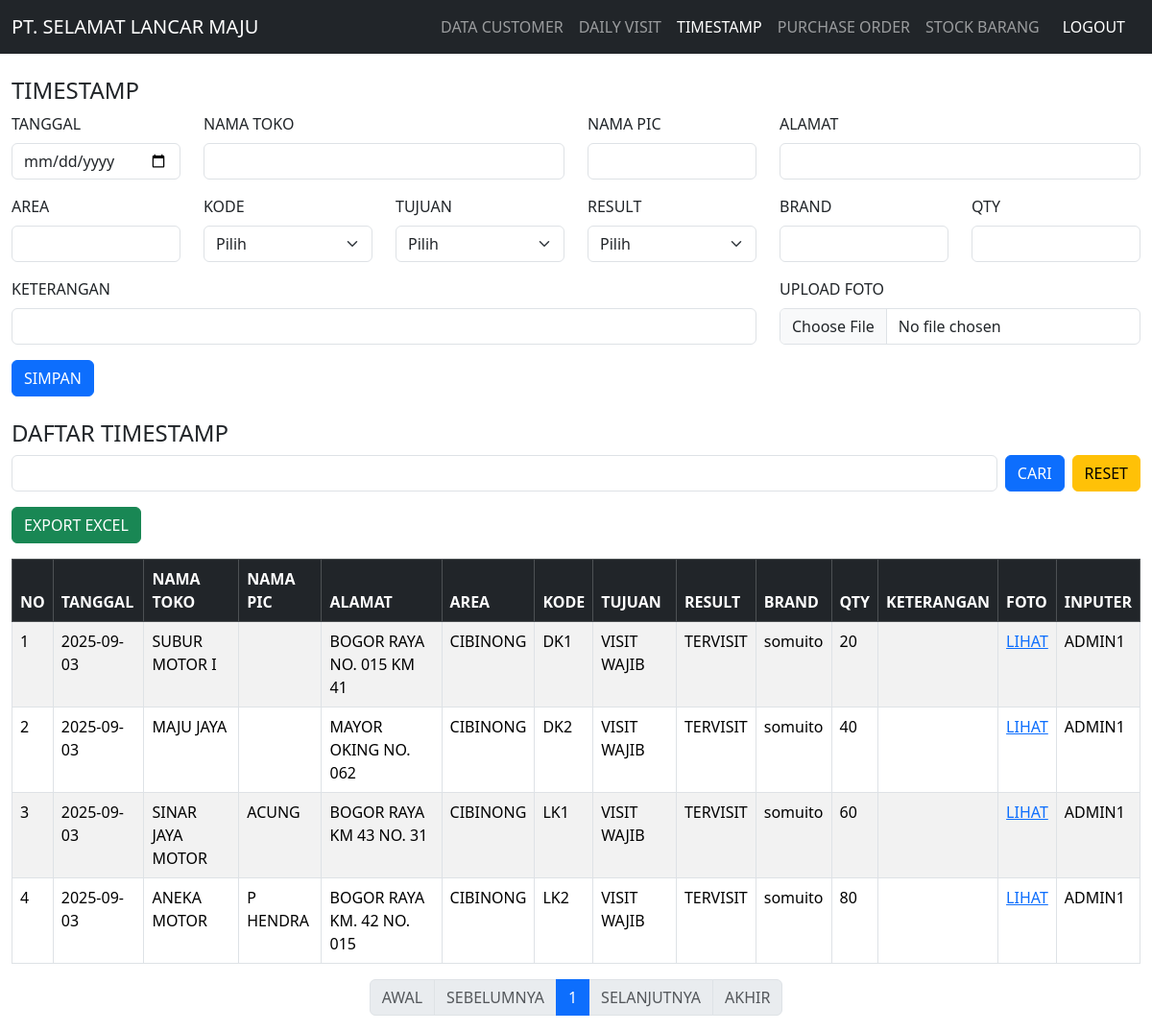
The page /timestamp.php (signed in) on the database its author committed.
### tables this page shows
CREATE TABLE `timestamp` (
  `id` int(11) NOT NULL,
  `tanggal` date NOT NULL,
  `nama_toko` varchar(255) NOT NULL,
  `nama_pic` varchar(255) NOT NULL,
  `alamat` varchar(255) NOT NULL,
  `area` varchar(100) NOT NULL,
  `kode` enum('DK1','DK2','LK1','LK2') NOT NULL,
  `tujuan` enum('VISIT WAJIB','REVISIT','RESCHEDULE','NOV','TAGIHAN','NOO') NOT NULL,
  `result` enum('TERVISIT','TIDAK TERVISIT') NOT NULL,
  `brand` varchar(255) DEFAULT NULL,
  `qty` int(11) DEFAULT NULL,
  `keterangan` text DEFAULT NULL,
  `foto` varchar(255) DEFAULT NULL,
  `inputer` varchar(100) NOT NULL,
  `created_at` timestamp NOT NULL DEFAULT current_timestamp()
);

### timestamp.php (the view, shortened to what this page needs)
<?php
include 'config.php';
$limit = 10;
$page  = isset($_GET['page']) ? (int)$_GET['page'] : 1;
$offset = ($page - 1) * $limit;
$search = isset($_GET['search']) ? $conn->real_escape_string($_GET['search']) : '';
$where  = $search ? "WHERE tanggal LIKE '%$search%' OR nama_toko LIKE '%$search%' OR nama_pic LIKE '%$search%' OR alamat LIKE '%$search%' OR area LIKE '%$search%' OR kode LIKE '%$search%' OR tujuan LIKE '%$search%' OR result LIKE '%$search%' OR brand LIKE '%$search%' OR inputer LIKE '%$search%'" : '';
$sql = "SELECT * FROM timestamp $where ORDER BY tanggal DESC LIMIT $limit OFFSET $offset";
$result = $conn->query($sql);
$total_sql = "SELECT COUNT(*) as total FROM timestamp $where";
$total_result = $conn->query($total_sql);
$total = $total_result->fetch_assoc()['total'];
$total_pages = ceil($total / $limit);
?>
<!DOCTYPE html>
<html lang="id">
<head>
<link href="https://cdn.jsdelivr.net/npm/bootstrap@5.3.8/dist/css/bootstrap.min.css" rel="stylesheet">
</head>
<body>
<nav class="navbar navbar-expand-lg navbar-dark bg-dark">
<div class="container-fluid">
<a class="navbar-brand" href="timestamp.php">PT. SELAMAT LANCAR MAJU</a>
<div class="collapse navbar-collapse" id="navbarNav">
<ul class="navbar-nav ms-auto">
<li class="nav-item"><a class="nav-link" href="customers.php">DATA CUSTOMER</a></li>
<li class="nav-item"><a class="nav-link" href="daily_visit.php">DAILY VISIT</a></li>
<li class="nav-item"><a class="nav-link active" href="timestamp.php">TIMESTAMP</a></li>
<li class="nav-item"><a class="nav-link" href="#">PURCHASE ORDER</a></li>
<li class="nav-item"><a class="nav-link" href="#">STOCK BARANG</a></li>
<li class="nav-item"><a class="nav-link text-white btn btn-sm btn-danger px-3" href="logout.php">LOGOUT</a></li>
</ul>
</div>
</div>
</nav>
<div class="container-fluid mt-4">
<h4>TIMESTAMP</h4>
<form method="POST" enctype="multipart/form-data">
<div class="row mb-3">
  <div class="col-md-2">
    <label class="form-label">TANGGAL</label>
    <input type="date" name="tanggal" class="form-control" required>
  </div>
  <div class="col-md-4 position-relative">
    <label class="form-label">NAMA TOKO</label>
    <input type="text" id="nama_toko" name="nama_toko" class="form-control" autocomplete="off" style="text-transform: uppercase;" required>
  </div>
  <div class="col-md-2">
    <label class="form-label">NAMA PIC</label>
    <input type="text" id="nama_pic" name="nama_pic" class="form-control" style="text-transform: uppercase;" readonly>
  </div>
  <div class="col-md-4">
    <label class="form-label">ALAMAT</label>
    <input type="text" id="alamat" name="alamat" class="form-control" style="text-transform: uppercase;" readonly>
  </div>
</div>
<div class="row mb-3">
  <div class="col-md-2">
    <label class="form-label">AREA</label>
    <input type="text" id="area" name="area" class="form-control" style="text-transform: uppercase;" readonly>
  </div>
  <div class="col-md-2">
    <label class="form-label">KODE</label>
    <select name="kode" class="form-select" required>
      <option value="">Pilih</option>
    </select>
  </div>
  <div class="col-md-2">
    <label class="form-label">TUJUAN</label>
    <select name="tujuan" class="form-select" required>
      <option value="">Pilih</option>
    </select>
  </div>
  <div class="col-md-2">
    <label class="form-label">RESULT</label>
    <select name="result" class="form-select" required>
      <option value="">Pilih</option>
    </select>
  </div>
  <div class="col-md-2">
    <label class="form-label">BRAND</label>
    <input type="text" name="brand" class="form-control" style="text-transform: uppercase;" required>
  </div>
  <div class="col-md-2">
    <label class="form-label">QTY</label>
    <input type="number" name="qty" class="form-control" min="0" required>
  </div>
</div>
<div class="row mb-3">
  <div class="col-md-8">
    <label class="form-label">KETERANGAN</label>
    <input type="text" name="keterangan" class="form-control" style="text-transform: uppercase;">
  </div>
  <div class="col-md-4">
    <label class="form-label">UPLOAD FOTO</label>
    <input type="file" name="foto" class="form-control" required>
  </div>
</div>
<button type="submit" name="submit" class="btn btn-primary">SIMPAN</button>
</form>
<h4 class="mt-4">DAFTAR TIMESTAMP</h4>
<form method="GET" class="d-flex mb-3">
<input type="text" name="search" class="form-control me-2" style="text-transform: uppercase;" value="<?= htmlspecialchars($search) ?>">
<button type="submit" class="btn btn-primary">CARI</button>
<a href="timestamp.php" class="btn btn-warning ms-2">RESET</a>
</form>
<a href="timestamp.php?export=excel<?= ($search ? "&search=" . urlencode($search) : "") ?>" class="btn btn-success mb-3">EXPORT EXCEL</a>
<div class="table-responsive">
<table class="table table-bordered table-striped">
<thead class="table-dark">
<tr>
  <th>NO</th>
  <th>TANGGAL</th>
  <th>NAMA TOKO</th>
  <th>NAMA PIC</th>
  <th>ALAMAT</th>
  <th>AREA</th>
  <th>KODE</th>
  <th>TUJUAN</th>
  <th>RESULT</th>
  <th>BRAND</th>
  <th>QTY</th>
  <th>KETERANGAN</th>
  <th>FOTO</th>
  <th>INPUTER</th>
</tr>
</thead>
<tbody>
<?php
if ($result->num_rows > 0) {
    $no = $offset + 1;
    while ($row = $result->fetch_assoc()) {
        echo "<tr>
                <td>{$no}</td>
                <td>{$row['tanggal']}</td>
                <td>{$row['nama_toko']}</td>
                <td>{$row['nama_pic']}</td>
                <td>{$row['alamat']}</td>
                <td>{$row['area']}</td>
                <td>{$row['kode']}</td>
                <td>{$row['tujuan']}</td>
                <td>{$row['result']}</td>
                <td>{$row['brand']}</td>
                <td>{$row['qty']}</td>
                <td>{$row['keterangan']}</td>
                <td>".($row['foto'] ? "<a href='{$row['foto']}' target='_blank'>LIHAT</a>" : "-")."</td>
                <td>{$row['inputer']}</td>
              </tr>";
        $no++;
    }
} else {
    echo "<tr><td colspan='14' class='text-center'>Tidak ada data</td></tr>";
}
?>
</tbody>
</table>
</div>
<nav aria-label="Page navigation">
<ul class="pagination justify-content-center">
<li class="page-item <?= ($page <= 1) ? 'disabled' : '' ?>">
<a class="page-link" href="?page=1<?= ($search ? "&search=".urlencode($search) : "") ?>">AWAL</a>
</li>
<li class="page-item <?= ($page <= 1) ? 'disabled' : '' ?>">
<a class="page-link" href="?page=<?= $page-1 ?><?= ($search ? "&search=".urlencode($search) : "") ?>">SEBELUMNYA</a>
</li>
<?php
$range = 2;
$start = max(1, $page - $range);
$end   = min($total_pages, $page + $range);
for($i=$start; $i<=$end; $i++): ?>
<li class="page-item <?= ($i==$page) ? 'active' : '' ?>">
<a class="page-link" href="?page=<?= $i ?><?= ($search ? "&search=".urlencode($search) : "") ?>"><?= $i ?></a>
</li>
<?php endfor;
?>
<li class="page-item <?= ($page >= $total_pages) ? 'disabled' : '' ?>">
<a class="page-link" href="?page=<?= $page+1 ?><?= ($search ? "&search=".urlencode($search) : "") ?>">SELANJUTNYA</a>
</li>
<li class="page-item <?= ($page >= $total_pages) ? 'disabled' : '' ?>">
<a class="page-link" href="?page=<?= $total_pages ?><?= ($search ? "&search=".urlencode($search) : "") ?>">AKHIR</a>
</li>
</ul>
</nav>
</div>
</body>
</html>

### rows shown on the page
timestamp: tanggal "2025-09-03", nama_toko "SUBUR MOTOR I", alamat "BOGOR RAYA NO. 015 KM 41", area "CIBINONG", kode "DK1", tujuan "VISIT WAJIB", result "TERVISIT", brand "somuito", qty "20", inputer "ADMIN1"
timestamp: tanggal "2025-09-03", nama_toko "MAJU JAYA", alamat "MAYOR OKING NO. 062", area "CIBINONG", kode "DK2", tujuan "VISIT WAJIB", result "TERVISIT", brand "somuito", qty "40", inputer "ADMIN1"
timestamp: tanggal "2025-09-03", nama_toko "SINAR JAYA MOTOR", nama_pic "ACUNG", alamat "BOGOR RAYA KM 43 NO. 31", area "CIBINONG", kode "LK1", tujuan "VISIT WAJIB", result "TERVISIT", brand "somuito", qty "60", inputer "ADMIN1"
timestamp: tanggal "2025-09-03", nama_toko "ANEKA MOTOR", nama_pic "P HENDRA", alamat "BOGOR RAYA KM. 42 NO. 015", area "CIBINONG", kode "LK2", tujuan "VISIT WAJIB", result "TERVISIT", brand "somuito", qty "80", inputer "ADMIN1"
